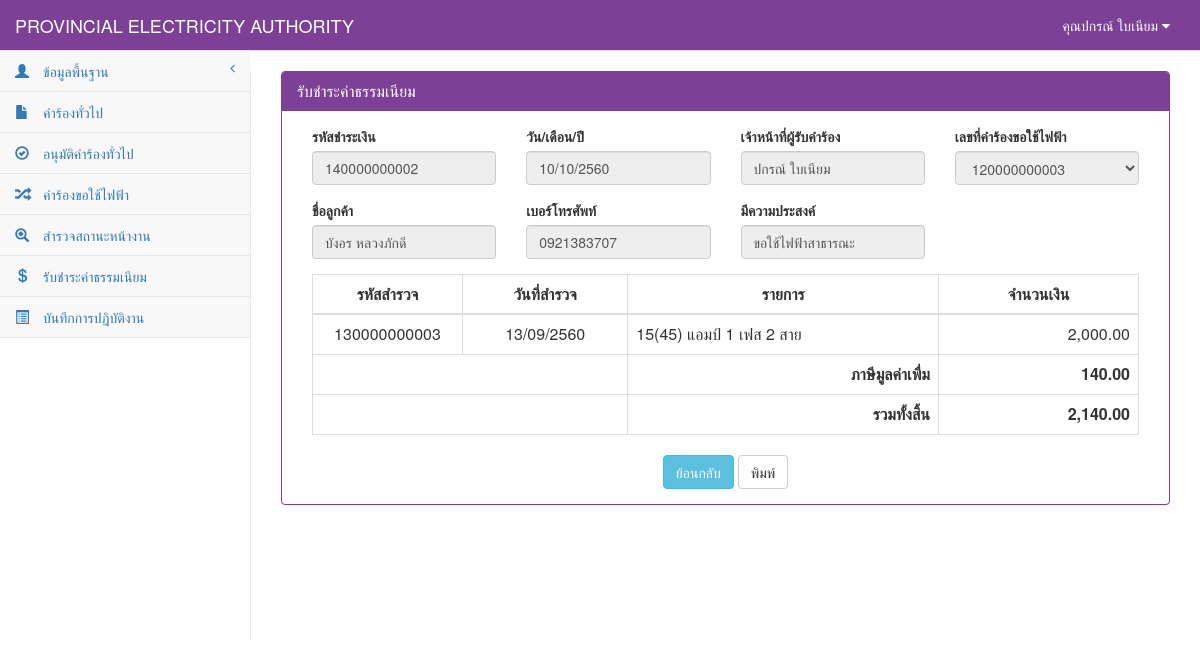
The page /fee_detail.php?fee_id=140000000002 (signed in) on the database as committed earlier.
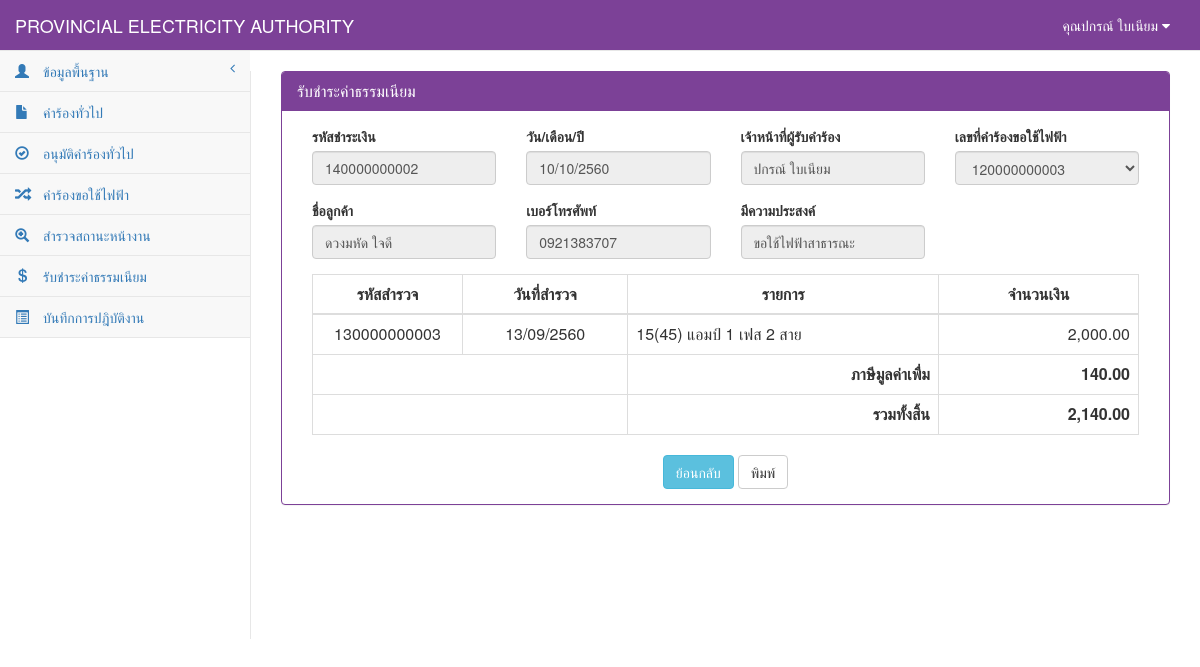
The same page on the database as committed later.
### tables this page shows
CREATE TABLE `tb_electricity` (
  `re_id` char(12) NOT NULL,
  `re_date` date NOT NULL,
  `re_branch` varchar(50) NOT NULL,
  `user_id` char(13) NOT NULL,
  `cus_id` char(13) NOT NULL,
  `re_place_type` int(1) NOT NULL,
  `re_place_other` varchar(50) NOT NULL,
  `re_place_name` varchar(50) NOT NULL,
  `re_place_homeid` varchar(20) NOT NULL,
  `re_place_number` varchar(20) NOT NULL,
  `re_place_village` varchar(20) NOT NULL,
  `re_place_room` varchar(10) NOT NULL,
  `re_place_floor` varchar(5) NOT NULL,
  `re_place_alley` varchar(50) NOT NULL,
  `re_place_alleyway` varchar(50) NOT NULL,
  `re_place_road` varchar(50) NOT NULL,
  `re_place_villno` varchar(2) NOT NULL,
  `re_place_district` varchar(30) NOT NULL,
  `re_place_canton` varchar(30) NOT NULL,
  `re_place_province` varchar(30) NOT NULL,
  `re_place_post` varchar(10) NOT NULL,
  `re_place_tel` char(10) NOT NULL,
  `re_place_fax` char(10) NOT NULL,
  `re_place_email` varchar(30) NOT NULL,
  `re_place_service` varchar(10) NOT NULL,
  `re_contact_place` varchar(100) NOT NULL,
  `re_contact_homeid` varchar(20) NOT NULL,
  `re_contact_number` varchar(20) NOT NULL,
  `re_contact_village` varchar(20) NOT NULL,
  `re_contact_room` varchar(10) NOT NULL,
  `re_contact_floor` varchar(5) NOT NULL,
  `re_contact_alley` varchar(50) NOT NULL,
  `re_contact_alleyway` varchar(50) NOT NULL,
  `re_contact_road` varchar(50) NOT NULL,
  `re_contact_villno` varchar(2) NOT NULL,
  `re_contact_district` varchar(30) NOT NULL,
  `re_contact_canton` varchar(30) NOT NULL,
  `re_contact_province` varchar(30) NOT NULL,
  `re_contact_post` varchar(10) NOT NULL,
  `re_contact_tel` char(10) NOT NULL,
  `re_contact_fax` char(10) NOT NULL,
  `re_contact_email` varchar(30) NOT NULL,
  `re_want_type` int(2) NOT NULL,
  `re_want_other` varchar(100) NOT NULL,
  `re_detail` varchar(100) NOT NULL,
  `re_use_type` int(1) NOT NULL,
  `re_use_other` varchar(255) NOT NULL,
  `re_dateset` date NOT NULL,
  `re_keep_type` int(1) NOT NULL,
  `re_keep_name` varchar(255) NOT NULL,
  `re_keep_homeid` varchar(20) NOT NULL,
  `re_keep_number` varchar(20) NOT NULL,
  `re_keep_village` varchar(20) NOT NULL,
  `re_keep_room` varchar(20) NOT NULL,
  `re_keep_floor` varchar(5) NOT NULL,
  `re_keep_alley` varchar(50) NOT NULL,
  `re_keep_alleyway` varchar(50) NOT NULL,
  `re_keep_road` varchar(50) NOT NULL,
  `re_keep_villno` varchar(2) NOT NULL,
  `re_keep_district` varchar(30) NOT NULL,
  `re_keep_canton` varchar(30) NOT NULL,
  `re_keep_province` varchar(30) NOT NULL,
  `re_keep_post` varchar(10) NOT NULL,
  `re_keep_tel` char(10) NOT NULL,
  `re_keep_fax` char(10) NOT NULL,
  `re_keep_email` varchar(30) NOT NULL,
  `re_picture` varchar(255) NOT NULL,
  `re_status` int(1) NOT NULL,
  PRIMARY KEY  (`re_id`)
);

CREATE TABLE `tb_customer` (
  `cus_id` char(13) NOT NULL,
  `cus_first` varchar(50) NOT NULL,
  `cus_name` varchar(50) NOT NULL,
  `cus_type` varchar(30) NOT NULL,
  `cus_code` char(9) NOT NULL,
  `cus_tax` char(13) NOT NULL,
  `cus_homeid` varchar(20) NOT NULL,
  `cus_number` varchar(20) NOT NULL,
  `cus_village` varchar(20) NOT NULL,
  `cus_room` varchar(10) NOT NULL,
  `cus_floor` varchar(5) NOT NULL,
  `cus_alley` varchar(50) NOT NULL,
  `cus_alleyway` varchar(50) NOT NULL,
  `cus_road` varchar(50) NOT NULL,
  `cus_vilno` varchar(2) NOT NULL,
  `cus_district` varchar(30) NOT NULL,
  `cus_canton` varchar(30) NOT NULL,
  `cus_province` varchar(30) NOT NULL,
  `cus_post` varchar(10) NOT NULL,
  `cus_tel` char(10) NOT NULL,
  `cus_fax` char(10) NOT NULL,
  `cus_email` varchar(30) NOT NULL,
  PRIMARY KEY  (`cus_id`)
);

### connect_db.php (called while the page is built, shortened)
<?php
$dbname="pea";
?>

### fee_detail.php (the view, shortened to what the changed rows need)
<?php
include "connect_db.php";
function Dateim($mydate) {
    $d = split("-", $mydate);
    $mydate = $d[2] . "/" . $d[1] . "/" . ($d[0] + 543);
    return "$mydate";
}
?>
<!DOCTYPE html>
<html>
    <head>
        <link href="vendor/bootstrap/css/bootstrap.css" rel="stylesheet">
        <link href="vendor/metisMenu/metisMenu.css" rel="stylesheet">
        <link href="dist/css/sb-admin-2.css" rel="stylesheet">
        <link href="vendor/font-awesome/css/font-awesome.css" rel="stylesheet" type="text/css">
    </head>
    <body>
        <?php
        $sql = "select * from tb_fee,tb_user where fee_id='" . $_GET[fee_id] . "' and tb_fee.user_id=tb_user.user_id";
        $result = mysql_db_query($dbname, $sql);
        $array_show = mysql_fetch_array($result);
        ?>
        <div id="page-wrapper">
            <div class="panel panel-primary">
                <div class="panel-heading">
                    <h2 class="panel-title">รับชำระค่าธรรมเนียม</h2>
                </div>
                <div class="panel-body">
                    <form method="post" action="fee_save.php">
                        <div class="col-sm-12">
                            <?php
                            if ($array_show[re_id] != "") {
                                    $sql = "select * from tb_electricity ele,tb_customer cus where re_id='" . $array_show[re_id]. "' and ele.cus_id=cus.cus_id";
                                    $result = mysql_db_query($dbname, $sql);
                                    $array = mysql_fetch_array($result);
                                    if ($array[re_want_type] == 0) {
                                        $want = "ขอติดตั้งมิเตอร์ใหม่";
                                    } elseif ($array[re_want_type] == 1) {
                                        $want = "ขอตัดฝากมิเตอร์โดยไม่ใช้ไฟฟ้า";
                                    } elseif ($array[re_want_type] == 2) {
                                        $want = "ขอต่อกลับการใช้ไฟฟ้า";
                                    } elseif ($array[re_want_type] == 3) {
                                        $want = "ขอเพื่มขนาดมิเตอร์/อุปกรณ์ประกอบ";
                                    } elseif ($array[re_want_type] == 4) {
                                        $want = "ขอเปลี่ยนประเภทมิเตอร์";
                                    } elseif ($array[re_want_type] == 5) {
                                        $want = "ขอหยุดซ่อมแซมเครื่องจักรประจำปี";
                                    } elseif ($array[re_want_type] == 6) {
                                        $want = "ขอใช้ไฟฟ้าชั่วคราวแบบเหมาจ่าย";
                                    } elseif ($array[re_want_type] == 7) {
                                        $want = "ขอติดตั้งไฟฟ้าชั่วคราว";
                                    } elseif ($array[re_want_type] == 8) {
                                        $want = "ขอตัดฝากมิเตอร์ใช้เพื่อแสงสว่างไม่ลด CT";
                                    } elseif ($array[re_want_type] == 9) {
                                        $want = "ขอยกเลิกเลิกการใช้ไฟฟ้า";
                                    } elseif ($array[re_want_type] == 10) {
                                        $want = "ชอลดขนาดมิเตอร์/อุปกรณ์ประกอบ";
                                    } elseif ($array[re_want_type] == 11) {
                                        $want = "ขอใช้ไฟฟ้าสาธารณะ";
                                    } elseif ($array[re_want_type] == 12) {
                                        $want = "ขอตัดมิเตอร์ใช้เพื่อแสงสว่างลด CT";
                                    } elseif ($array[re_want_type] == 13) {
                                        $want = "ขอย้ายจุดติดตั้งมิเตอร์/อุปกรณ์ประกอบ";
                                    } elseif ($array[re_want_type] == 14) {
                                        $want = "ขอเปลี่ยนมิเตอร์กรณีชำรุด";
                                    }
                                ?>
                            <div class="row">
                                <div class="col-sm-3 form-group">
                                    <label>ชื่อลูกค้า</label>
                                    <input class="form-control" autocomplete=off value="<?= $array['cus_name'] ?>" size="30" readonly/>
                                </div>
                                <div class="col-sm-3 form-group">
                                    <label>เบอร์โทรศัพท์</label>
                                    <input class="form-control" autocomplete=off  value="<?= $array['cus_tel'] ?>" size="30" readonly/>
                                </div>
                                <div class="col-sm-3 form-group">
                                    <label>มีความประสงค์</label>
                                    <input class="form-control" autocomplete=off  value="<?= $want ?>" size="30" readonly/>
                                </div>
                            </div>
                                <table  class="table table-bordered table-hover">
                                    <thead>
                                        <tr>
                                            <th class="text-center" width="150px">รหัสสำรวจ</th>
                                            <th class="text-center">วันที่สำรวจ</th>
                                            <th class="text-center">รายการ</th>
                                            <th  class="text-center" width="200px">จำนวนเงิน</th>
                                        </tr>
                                    </thead>
                                    <tbody>
                                        <?php
                                                $sql_mat = "select * from tb_equipment,tb_meter where tb_equipment.re_id='" . $array_show['re_id'] . "' and tb_equipment.equ_status='0' and tb_meter.me_id=tb_equipment.me_id";
                                                $result_mat = mysql_db_query($dbname, $sql_mat);
                                                $array_mat = mysql_fetch_array($result_mat);
                                                $total=($array_mat['me_price']*7)/100+$array_mat['me_price'];
                                                ?>
                                                <tr>
                                                    <td class="text-center"><?= $array_mat['equ_id'] ?></td>
                                                    <td class="text-center"><?= Dateim($array_mat['equ_date']); ?></td>
                                                    <td><?=$array_mat['me_name'] ?></td>
                                                    <td class="text-right"><?= number_format($array_mat['me_price'],2) ?></td>
                                                </tr>
                                                <tr>
                                                    <td colspan="2"></td>
                                                    <td  class="text-right"><b>ภาษีมูลค่าเพื่ม</b></td>
                                                    <td  class="text-right"><b><?= number_format(($array_mat['me_price']*7)/100,2) ?></b></td>
                                                </tr>
                                                <tr>
                                                    <td colspan="2"></td>
                                                    <td  class="text-right"><b>รวมทั้งสิ้น</b></td>
                                                    <td  class="text-right"><b><?= number_format($total,2) ?></b></td>
                                                </tr>
                                    </tbody>
                                </table>
                            <?php } ?>
                        </div>
                    </form>
                </div>
            </div>
        </div>
    </body>
</html>

Rows that differ between the two databases and show on the page:
changed through a linked row, tb_electricity "ขอใช้ไฟฟ้าสาธารณะ": cus.cus_name "บังอร หลวงภักดี" → "ดวงมหัด ใจดี"
